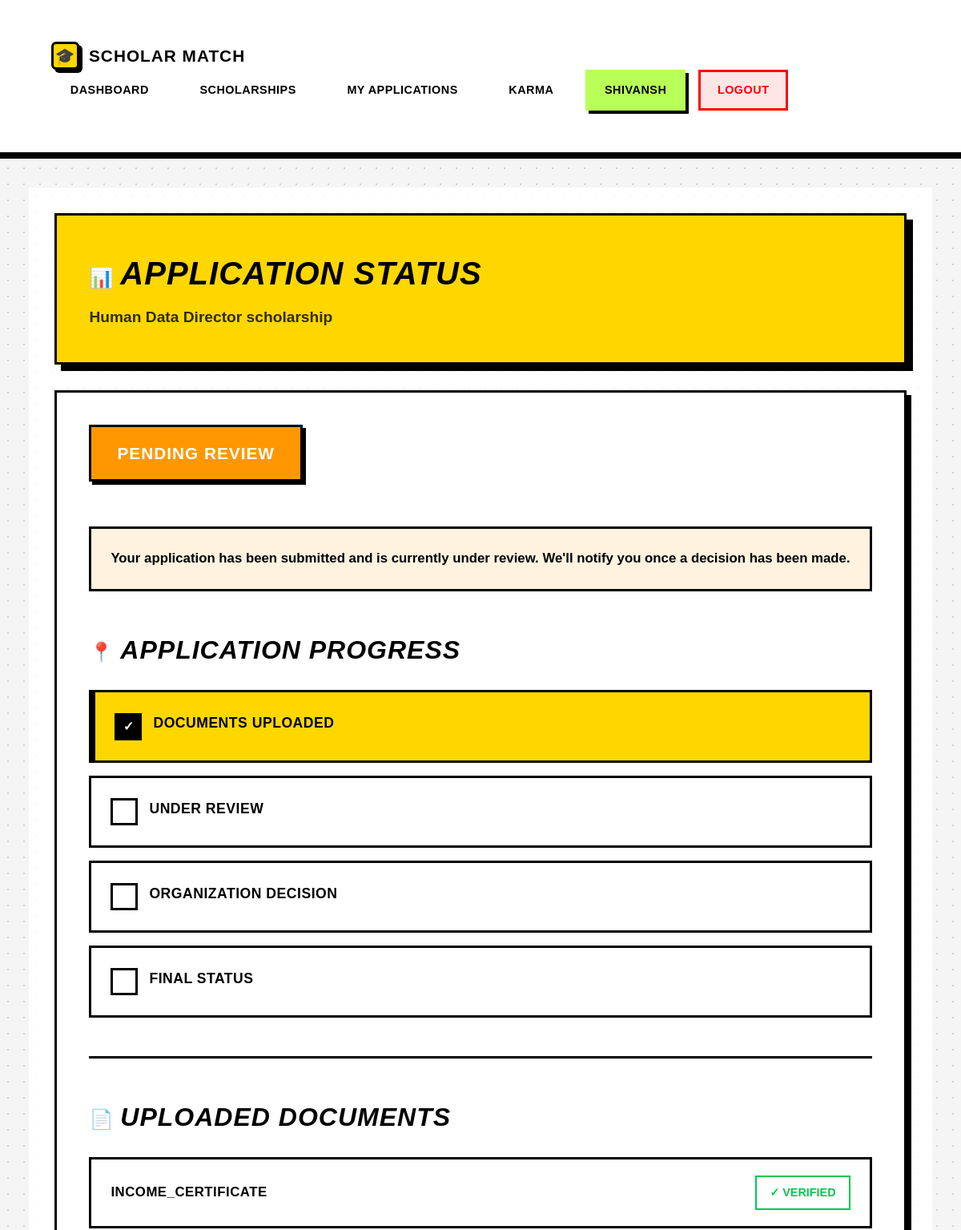
Page /applications/4/status/ (signed in, upper part) on the earlier database version.
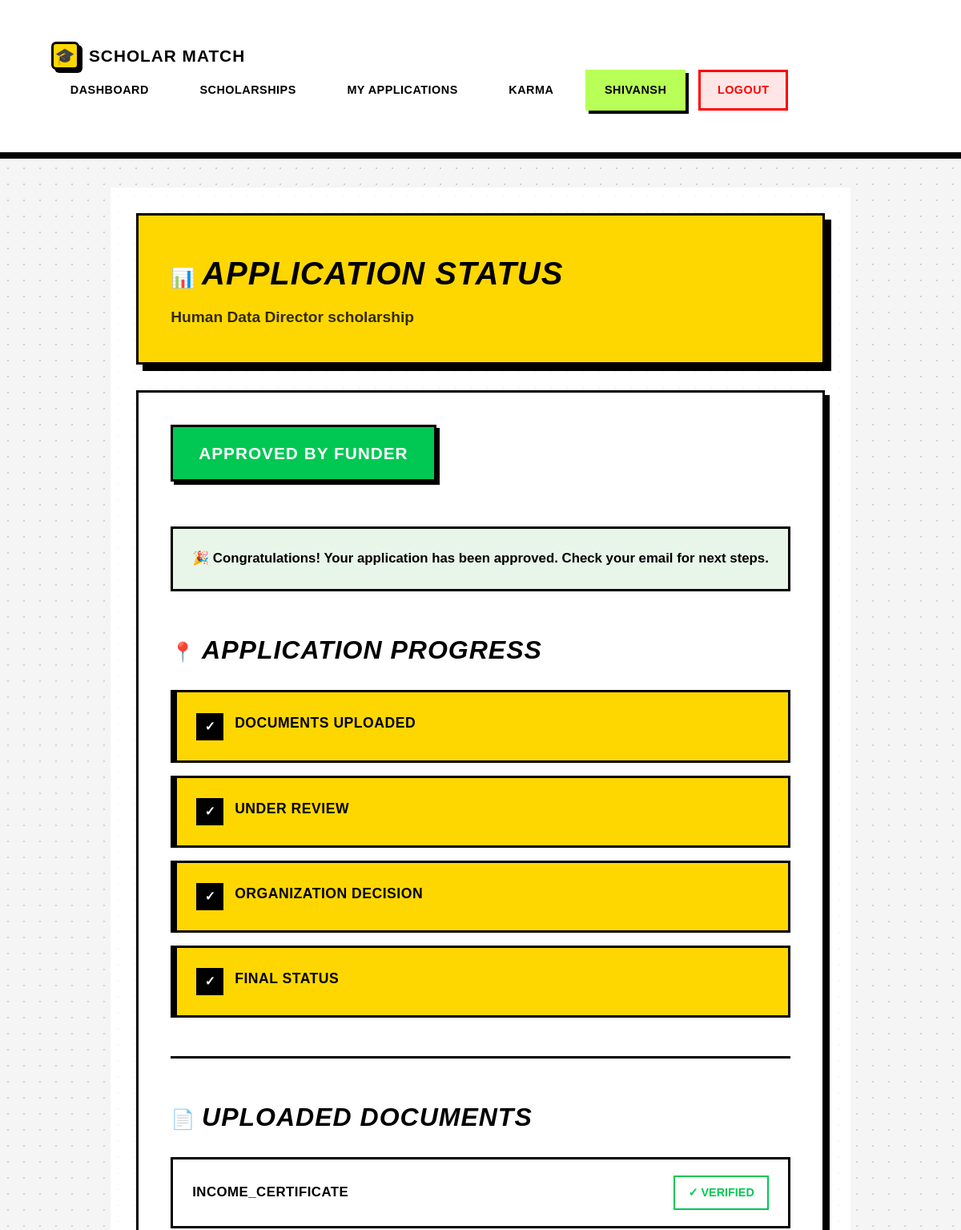
Same page on the later database version.
### applications/models.py (models this page shows, shortened)
class Application(models.Model):
    STATUS_CHOICES = [
        ('DRAFT', 'Draft'), ('PENDING', 'Pending Review'),
        ('MOD_VERIFIED', 'Moderator Verified'), ('SUBMITTED', 'Submitted to Funder'),
        ('APPROVED', 'Approved by Funder'), ('REJECTED', 'Rejected')
    ]
    student = models.ForeignKey(StudentProfile, on_delete=models.CASCADE)
    scholarship = models.ForeignKey(Scholarship, on_delete=models.CASCADE)
    status = models.CharField(max_length=20, choices=STATUS_CHOICES, default='DRAFT')
    moderator_assigned = models.ForeignKey(
        ModeratorProfile, on_delete=models.SET_NULL, null=True, blank=True
    )
    application_link = models.URLField(max_length=2000, blank=True) # Official link if external
    last_action_date = models.DateTimeField(auto_now=True)
    class Meta:
        unique_together = ('student', 'scholarship')

### scholarships/models.py (models this page shows, shortened)
class Scholarship(models.Model):
    title = models.CharField(max_length=255, unique=True, verbose_name="Scholarship Title")
    org_profile = models.ForeignKey(
        'users.OrganizationProfile',
        on_delete=models.CASCADE,
        related_name='scholarships',
        null=True, blank=True,
        verbose_name="Organization"
    )
    logo = models.ImageField(
        upload_to='scholarship_logos/',
        blank=True, null=True,
        verbose_name="Organization Logo"
    )
    description = models.TextField(verbose_name="About the Scholarship (HTML allowed)")
    deadline = models.DateTimeField(verbose_name="Application Deadline")
    education_level = models.CharField(
        max_length=20,
        choices=EDUCATION_LEVEL_CHOICES,
        default='ANY',
        verbose_name="Target Education Level"
    )
    courses = models.TextField(
        blank=True, default='[]',
        help_text='JSON list of eligible courses/streams. Leave "[]" for any.'
    )
    max_family_income = models.PositiveIntegerField(
        null=True, blank=True,
        verbose_name="Max Family Annual Income (₹)",
        help_text="Maximum annual family income in INR (e.g. 800000 for ₹8 lakh)"
    )
    min_percentage = models.DecimalField(
        max_digits=5, decimal_places=2,
        null=True, blank=True,
        verbose_name="Minimum Academic Score (%/CGPA)"
    )
    demographic_focus = models.TextField(
        blank=True, default='[]',
        help_text='JSON list of demographic targets. Leave "[]" for all.'
    )
    total_budget = models.PositiveIntegerField(
        verbose_name="Total Budget (₹)",
        help_text="Full amount the organization deposits into escrow (INR)",
        null=True,
        blank=True,
    )
    distribution_type = models.CharField(
        max_length=10,
        choices=DISTRIBUTION_TYPE_CHOICES,
        default='FIXED',
        verbose_name="Distribution Logic"
    )
    fixed_amount = models.PositiveIntegerField(
        null=True, blank=True,
        verbose_name="Fixed Amount per Winner (₹)",
        help_text="Required when distribution type is FIXED"
    )
    num_winners = models.PositiveIntegerField(
        null=True, blank=True,
        verbose_name="Number of Winners",
        help_text="How many students get selected"
    )
    disbursement_method = models.CharField(
        max_length=20,
        choices=DISBURSEMENT_METHOD_CHOICES,
        default='BANK_TRANSFER',
        verbose_name="Disbursement Method"
    )
    min_karma = models.PositiveIntegerField(
        default=0,
        verbose_name="Minimum Karma Points Required",
        help_text="Only students with ≥ this karma can apply"
    )
    verification_strictness = models.CharField(
        max_length=10,
        choices=VERIFICATION_STRICTNESS_CHOICES,
        default='STANDARD',
        verbose_name="Verification Strictness"
    )
    essay_question = models.TextField(
        blank=True,
        verbose_name="Custom Essay / Question (Optional)",
        help_text="e.g. 'Why do you need this scholarship?'"
    )
    is_active = models.BooleanField(
        default=False,
        help_text="Becomes True only after payment is confirmed"
    )
    is_funded = models.BooleanField(
        default=False,
        help_text="True once Razorpay payment is verified"
    )
    applications_closed = models.BooleanField(
        default=False,
        help_text="Org can manually close applications before deadline"
    )
    closed_at = models.DateTimeField(
        null=True, blank=True,
        help_text="Timestamp when org manually closed applications"
    )
    created_at = models.DateTimeField(auto_now_add=True)
    last_updated = models.DateTimeField(auto_now=True)
    organization = models.CharField(
        max_length=255, blank=True,
        help_text="[Legacy] Organization name as string. Use org_profile FK instead."
    )
    source_url = models.URLField(max_length=2000, blank=True)
    award_amount = models.CharField(
        max_length=50, blank=True,
        help_text="[Legacy] Free-text award amount. Use total_budget instead."
    )
    details = models.TextField(
        blank=True,
        help_text="[Legacy] Use description instead."
    )
    is_verified = models.BooleanField(default=False)
    found_by_student = models.ForeignKey(
        'users.StudentProfile',
        on_delete=models.SET_NULL,
        null=True, blank=True,
        related_name='found_scholarships'
    )
    finder_karma_awarded = models.IntegerField(default=0)
    class Meta:
        ordering = ['-created_at']
    @property
    def name(self):
        return self.title

### applications/views.py (the view)
# urls.py: path('<int:pk>/status/', views.application_status, name='application_status'),
@login_required
def application_status(request, pk):
    application = get_object_or_404(Application, pk=pk)
    if not hasattr(request.user, 'studentprofile') or application.student != request.user.studentprofile:
        messages.error(request, 'You do not have permission to access this application.')
        return redirect('student_dashboard')
    steps = ApplicationRoadmapStep.objects.filter(application=application).order_by('step_order')
    documents = UploadedDocument.objects.filter(application=application)
    context = {
        'application': application,
        'steps': steps,
        'documents': documents,
    }
    return render(request, 'applications/status.html', context)

### applications/templates/applications/status.html (shortened to what this page needs)
{% extends 'base.html' %}
{% block content %}
<div class="status-page-wrapper">
    <div class="status-container">
        <div class="status-header">
            <h1><span class="icon-emoji">📊</span>Application Status</h1>
            <div class="scholarship-name">{{ application.scholarship.name }}</div>
        </div>
        <div class="status-grid">
            <div class="main-status">
                <div>
                    <span class="status-badge-large {{ application.status }}">
                        {{ application.get_status_display }}
                    </span>
                </div>
                {% if application.status == 'DRAFT' %}
                <div class="status-message draft">
                    Your application is still in draft. Complete the upload process and submit your application.
                </div>
                <a href="{% url 'applications:upload_documents' pk=application.pk %}" class="btn-continue">
                    Continue Application →
                </a>
                {% elif application.status == 'PENDING' %}
                <div class="status-message pending">
                    Your application has been submitted and is currently under review. We'll notify you once a decision has been made.
                </div>
                {% elif application.status == 'APPROVED' %}
                <div class="status-message approved">
                    🎉 <strong>Congratulations!</strong> Your application has been approved. Check your email for next steps.
                </div>
                {% elif application.status == 'REJECTED' %}
                <div class="status-message rejected">
                    Unfortunately, your application was not approved at this time. You may apply for other scholarships.
                </div>
                {% endif %}
                {% if steps %}
                <div class="roadmap">
                    <h3><span class="icon-emoji">📍</span>Application Progress</h3>
                    {% for step in steps %}
                    <div class="roadmap-step {% if step.is_complete %}complete{% endif %}">
                        <div class="step-name">{{ step.step_name }}</div>
                    </div>
                    {% endfor %}
                </div>
                {% endif %}
                {% if documents %}
                <div class="documents-section">
                    <h3><span class="icon-emoji">📄</span>Uploaded Documents</h3>
                    {% for doc in documents %}
                    <div class="document-item">
                        <div class="doc-name">{{ doc.document_type.document_name }}</div>
                        <div class="doc-status">✓ Verified</div>
                    </div>
                    {% endfor %}
                </div>
                {% endif %}
            </div>
        </div>
    </div>
</div>
{% endblock %}

Differences in the rows shown:
changed Application "Human Data Director scholarship": status "PENDING REVIEW" → "APPROVED BY FUNDER"
changed ApplicationRoadmapStep "UNDER REVIEW": is_complete False → True (drawn)
changed ApplicationRoadmapStep "ORGANIZATION DECISION": is_complete False → True (drawn)
changed ApplicationRoadmapStep "FINAL STATUS": is_complete False → True (drawn)
Other differences:
text no longer shown: "Your application has been submitted and is currently under review. We'll notify you once a decision has been made."
text now shown: "🎉 Congratulations! Your application has been approved. Check your email for next steps."
